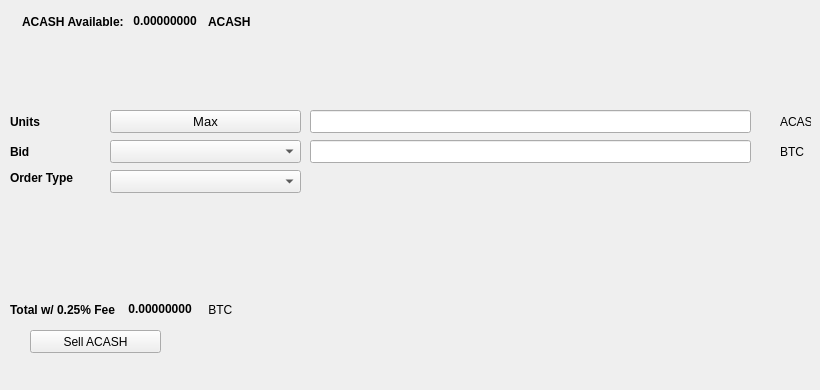
   <widget class="QWidget" name="SellTab">
    <attribute name="title">
     <string>Sell</string>
    </attribute>
    <widget class="QLabel" name="label_16">
     <property name="geometry">
      <rect>
       <x>780</x>
       <y>140</y>
       <width>31</width>
       <height>23</height>
      </rect>
     </property>
     <property name="text">
      <string>BTC</string>
     </property>
    </widget>
    <widget class="QComboBox" name="SellBidcomboBox">
     <property name="geometry">
      <rect>
       <x>110</x>
       <y>140</y>
       <width>191</width>
       <height>23</height>
      </rect>
     </property>
     <property name="font">
      <font>
       <pointsize>10</pointsize>
      </font>
     </property>
    </widget>
    <widget class="QLabel" name="label_18">
     <property name="geometry">
      <rect>
       <x>10</x>
       <y>110</y>
       <width>46</width>
       <height>23</height>
      </rect>
     </property>
     <property name="font">
      <font>
       <weight>75</weight>
       <bold>true</bold>
      </font>
     </property>
     <property name="text">
      <string>Units</string>
     </property>
    </widget>
    <widget class="QPushButton" name="Sell_Max_Amount">
     <property name="geometry">
      <rect>
       <x>110</x>
       <y>110</y>
       <width>191</width>
       <height>23</height>
      </rect>
     </property>
     <property name="font">
      <font>
       <pointsize>10</pointsize>
      </font>
     </property>
     <property name="text">
      <string>Max</string>
     </property>
    </widget>
    <widget class="QLabel" name="label_20">
     <property name="geometry">
      <rect>
       <x>10</x>
       <y>170</y>
       <width>91</width>
       <height>16</height>
      </rect>
     </property>
     <property name="font">
      <font>
       <weight>75</weight>
       <bold>true</bold>
      </font>
     </property>
     <property name="text">
      <string>Order Type</string>
     </property>
    </widget>
    <widget class="QComboBox" name="SellOrdertypeCombo">
     <property name="geometry">
      <rect>
       <x>110</x>
       <y>170</y>
       <width>191</width>
       <height>23</height>
      </rect>
     </property>
     <property name="font">
      <font>
       <pointsize>10</pointsize>
      </font>
     </property>
    </widget>
    <widget class="QLabel" name="label_21">
     <property name="geometry">
      <rect>
       <x>10</x>
       <y>140</y>
       <width>46</width>
       <height>23</height>
      </rect>
     </property>
     <property name="font">
      <font>
       <weight>75</weight>
       <bold>true</bold>
      </font>
     </property>
     <property name="text">
      <string>Bid</string>
     </property>
    </widget>
    <widget class="QLabel" name="label_22">
     <property name="geometry">
      <rect>
       <x>780</x>
       <y>110</y>
       <width>31</width>
       <height>23</height>
      </rect>
     </property>
     <property name="text">
      <string>ACASH</string>
     </property>
    </widget>
    <widget class="QLineEdit" name="UnitsInputACASH">
     <property name="geometry">
      <rect>
       <x>310</x>
       <y>110</y>
       <width>441</width>
       <height>23</height>
      </rect>
     </property>
     <property name="font">
      <font>
       <pointsize>9</pointsize>
       <weight>75</weight>
       <bold>true</bold>
      </font>
     </property>
    </widget>
    <widget class="QLineEdit" name="SellBidPriceEdit">
     <property name="geometry">
      <rect>
       <x>310</x>
       <y>140</y>
       <width>441</width>
       <height>23</height>
      </rect>
     </property>
     <property name="font">
      <font>
       <pointsize>9</pointsize>
       <weight>75</weight>
       <bold>true</bold>
      </font>
     </property>
    </widget>
    <widget class="QPushButton" name="SellACASHBTN">
     <property name="geometry">
      <rect>
       <x>30</x>
       <y>330</y>
       <width>131</width>
       <height>23</height>
      </rect>
     </property>
     <property name="text">
      <string>Sell ACASH</string>
     </property>
     <property name="icon">
      <iconset resource="../archain">
       <normaloff>:/icons/bitcoin</normaloff>:/icons/bitcoin</iconset>
     </property>
    </widget>
    <widget class="QWidget" name="layoutWidget3">
     <property name="geometry">
      <rect>
       <x>22</x>
       <y>12</y>
       <width>258</width>
       <height>19</height>
      </rect>
     </property>
     <layout class="QHBoxLayout" name="horizontalLayout">
      <item>
       <widget class="QLabel" name="label232_2">
        <property name="font">
         <font>
          <weight>75</weight>
          <bold>true</bold>
         </font>
        </property>
        <property name="text">
         <string>ACASH Available:</string>
        </property>
       </widget>
      </item>
      <item>
       <widget class="QLabel" name="ACASHAvailableLabel">
        <property name="palette">
         <palette>
          <active>
           <colorrole role="WindowText">
            <brush brushstyle="SolidPattern">
             <color alpha="255">
              <red>0</red>
              <green>0</green>
              <blue>0</blue>
             </color>
            </brush>
           </colorrole>
           <colorrole role="Button">
            <brush brushstyle="SolidPattern">
             <color alpha="255">
              <red>0</red>
              <green>170</green>
              <blue>0</blue>
             </color>
            </brush>
           </colorrole>
           <colorrole role="Light">
            <brush brushstyle="SolidPattern">
             <color alpha="255">
              <red>0</red>
              <green>255</green>
              <blue>0</blue>
             </color>
            </brush>
           </colorrole>
           <colorrole role="Midlight">
            <brush brushstyle="SolidPattern">
             <color alpha="255">
              <red>0</red>
              <green>212</green>
              <blue>0</blue>
             </color>
            </brush>
           </colorrole>
           <colorrole role="Dark">
            <brush brushstyle="SolidPattern">
             <color alpha="255">
              <red>0</red>
              <green>85</green>
              <blue>0</blue>
             </color>
            </brush>
           </colorrole>
           <colorrole role="Mid">
            <brush brushstyle="SolidPattern">
             <color alpha="255">
              <red>0</red>
              <green>113</green>
              <blue>0</blue>
             </color>
            </brush>
           </colorrole>
           <colorrole role="Text">
            <brush brushstyle="SolidPattern">
             <color alpha="255">
              <red>0</red>
              <green>170</green>
              <blue>0</blue>
             </color>
            </brush>
           </colorrole>
           <colorrole role="BrightText">
            <brush brushstyle="SolidPattern">
             <color alpha="255">
              <red>255</red>
              <green>255</green>
              <blue>255</blue>
             </color>
            </brush>
           </colorrole>
           <colorrole role="ButtonText">
            <brush brushstyle="SolidPattern">
             <color alpha="255">
              <red>0</red>
              <green>0</green>
              <blue>0</blue>
             </color>
            </brush>
           </colorrole>
           <colorrole role="Base">
            <brush brushstyle="SolidPattern">
             <color alpha="255">
              <red>255</red>
              <green>255</green>
              <blue>255</blue>
             </color>
            </brush>
           </colorrole>
           <colorrole role="Window">
            <brush brushstyle="SolidPattern">
             <color alpha="255">
              <red>0</red>
              <green>170</green>
              <blue>0</blue>
             </color>
            </brush>
           </colorrole>
           <colorrole role="Shadow">
            <brush brushstyle="SolidPattern">
             <color alpha="255">
              <red>0</red>
              <green>0</green>
              <blue>0</blue>
             </color>
            </brush>
           </colorrole>
           <colorrole role="AlternateBase">
            <brush brushstyle="SolidPattern">
             <color alpha="255">
              <red>127</red>
              <green>212</green>
              <blue>127</blue>
             </color>
            </brush>
           </colorrole>
           <colorrole role="ToolTipBase">
            <brush brushstyle="SolidPattern">
             <color alpha="255">
              <red>255</red>
              <green>255</green>
              <blue>220</blue>
             </color>
            </brush>
           </colorrole>
           <colorrole role="ToolTipText">
            <brush brushstyle="SolidPattern">
             <color alpha="255">
              <red>0</red>
              <green>0</green>
              <blue>0</blue>
             </color>
            </brush>
           </colorrole>
          </active>
          <inactive>
           <colorrole role="WindowText">
            <brush brushstyle="SolidPattern">
             <color alpha="255">
              <red>0</red>
              <green>0</green>
              <blue>0</blue>
             </color>
            </brush>
           </colorrole>
           <colorrole role="Button">
            <brush brushstyle="SolidPattern">
             <color alpha="255">
              <red>0</red>
              <green>170</green>
              <blue>0</blue>
             </color>
            </brush>
           </colorrole>
           <colorrole role="Light">
            <brush brushstyle="SolidPattern">
             <color alpha="255">
              <red>0</red>
              <green>255</green>
              <blue>0</blue>
             </color>
            </brush>
           </colorrole>
           <colorrole role="Midlight">
            <brush brushstyle="SolidPattern">
             <color alpha="255">
              <red>0</red>
              <green>212</green>
              <blue>0</blue>
             </color>
            </brush>
           </colorrole>
           <colorrole role="Dark">
            <brush brushstyle="SolidPattern">
             <color alpha="255">
              <red>0</red>
              <green>85</green>
              <blue>0</blue>
             </color>
            </brush>
           </colorrole>
           <colorrole role="Mid">
            <brush brushstyle="SolidPattern">
             <color alpha="255">
              <red>0</red>
              <green>113</green>
              <blue>0</blue>
             </color>
            </brush>
           </colorrole>
           <colorrole role="Text">
            <brush brushstyle="SolidPattern">
             <color alpha="255">
              <red>0</red>
              <green>170</green>
              <blue>0</blue>
             </color>
            </brush>
           </colorrole>
           <colorrole role="BrightText">
            <brush brushstyle="SolidPattern">
             <color alpha="255">
              <red>255</red>
              <green>255</green>
              <blue>255</blue>
             </color>
            </brush>
           </colorrole>
           <colorrole role="ButtonText">
            <brush brushstyle="SolidPattern">
             <color alpha="255">
              <red>0</red>
              <green>0</green>
              <blue>0</blue>
             </color>
            </brush>
           </colorrole>
           <colorrole role="Base">
            <brush brushstyle="SolidPattern">
             <color alpha="255">
              <red>255</red>
              <green>255</green>
              <blue>255</blue>
             </color>
            </brush>
           </colorrole>
           <colorrole role="Window">
            <brush brushstyle="SolidPattern">
             <color alpha="255">
              <red>0</red>
              <green>170</green>
              <blue>0</blue>
             </color>
            </brush>
           </colorrole>
           <colorrole role="Shadow">
            <brush brushstyle="SolidPattern">
             <color alpha="255">
              <red>0</red>
              <green>0</green>
              <blue>0</blue>
             </color>
            </brush>
           </colorrole>
           <colorrole role="AlternateBase">
            <brush brushstyle="SolidPattern">
             <color alpha="255">
              <red>127</red>
              <green>212</green>
              <blue>127</blue>
             </color>
            </brush>
           </colorrole>
           <colorrole role="ToolTipBase">
            <brush brushstyle="SolidPattern">
             <color alpha="255">
              <red>255</red>
              <green>255</green>
              <blue>220</blue>
             </color>
            </brush>
           </colorrole>
           <colorrole role="ToolTipText">
            <brush brushstyle="SolidPattern">
             <color alpha="255">
              <red>0</red>
              <green>0</green>
              <blue>0</blue>
             </color>
            </brush>
           </colorrole>
          </inactive>
          <disabled>
           <colorrole role="WindowText">
            <brush brushstyle="SolidPattern">
             <color alpha="255">
              <red>0</red>
              <green>85</green>
              <blue>0</blue>
             </color>
            </brush>
           </colorrole>
           <colorrole role="Button">
            <brush brushstyle="SolidPattern">
             <color alpha="255">
              <red>0</red>
              <green>170</green>
              <blue>0</blue>
             </color>
            </brush>
           </colorrole>
           <colorrole role="Light">
            <brush brushstyle="SolidPattern">
             <color alpha="255">
              <red>0</red>
              <green>255</green>
              <blue>0</blue>
             </color>
            </brush>
           </colorrole>
           <colorrole role="Midlight">
            <brush brushstyle="SolidPattern">
             <color alpha="255">
              <red>0</red>
              <green>212</green>
              <blue>0</blue>
             </color>
            </brush>
           </colorrole>
           <colorrole role="Dark">
            <brush brushstyle="SolidPattern">
             <color alpha="255">
              <red>0</red>
              <green>85</green>
              <blue>0</blue>
             </color>
            </brush>
           </colorrole>
           <colorrole role="Mid">
            <brush brushstyle="SolidPattern">
             <color alpha="255">
              <red>0</red>
              <green>113</green>
              <blue>0</blue>
             </color>
            </brush>
           </colorrole>
           <colorrole role="Text">
            <brush brushstyle="SolidPattern">
             <color alpha="255">
              <red>0</red>
              <green>85</green>
              <blue>0</blue>
             </color>
            </brush>
           </colorrole>
           <colorrole role="BrightText">
            <brush brushstyle="SolidPattern">
             <color alpha="255">
              <red>255</red>
              <green>255</green>
              <blue>255</blue>
             </color>
            </brush>
           </colorrole>
           <colorrole role="ButtonText">
            <brush brushstyle="SolidPattern">
             <color alpha="255">
              <red>0</red>
              <green>85</green>
              <blue>0</blue>
             </color>
            </brush>
           </colorrole>
           <colorrole role="Base">
            <brush brushstyle="SolidPattern">
             <color alpha="255">
              <red>0</red>
              <green>170</green>
              <blue>0</blue>
             </color>
            </brush>
           </colorrole>
           <colorrole role="Window">
            <brush brushstyle="SolidPattern">
             <color alpha="255">
              <red>0</red>
              <green>170</green>
              <blue>0</blue>
             </color>
            </brush>
           </colorrole>
           <colorrole role="Shadow">
            <brush brushstyle="SolidPattern">
             <color alpha="255">
              <red>0</red>
              <green>0</green>
              <blue>0</blue>
             </color>
            </brush>
           </colorrole>
           <colorrole role="AlternateBase">
            <brush brushstyle="SolidPattern">
             <color alpha="255">
              <red>0</red>
              <green>170</green>
              <blue>0</blue>
             </color>
            </brush>
           </colorrole>
           <colorrole role="ToolTipBase">
            <brush brushstyle="SolidPattern">
             <color alpha="255">
              <red>255</red>
              <green>255</green>
              <blue>220</blue>
             </color>
            </brush>
           </colorrole>
           <colorrole role="ToolTipText">
            <brush brushstyle="SolidPattern">
             <color alpha="255">
              <red>0</red>
              <green>0</green>
              <blue>0</blue>
             </color>
            </brush>
           </colorrole>
          </disabled>
         </palette>
        </property>
        <property name="font">
         <font>
          <weight>75</weight>
          <bold>true</bold>
         </font>
        </property>
        <property name="text">
         <string> 0.00000000 </string>
        </property>
        <property name="textInteractionFlags">
         <set>Qt::LinksAccessibleByMouse|Qt::TextSelectableByKeyboard|Qt::TextSelectableByMouse</set>
        </property>
       </widget>
      </item>
      <item>
       <widget class="QLabel" name="labelACASH">
        <property name="font">
         <font>
          <weight>75</weight>
          <bold>true</bold>
         </font>
        </property>
        <property name="text">
         <string>ACASH</string>
        </property>
       </widget>
      </item>
     </layout>
    </widget>
    <widget class="QWidget" name="layoutWidget">
     <property name="geometry">
      <rect>
       <x>10</x>
       <y>300</y>
       <width>268</width>
       <height>19</height>
      </rect>
     </property>
     <layout class="QHBoxLayout" name="horizontalLayout_2">
      <item>
       <widget class="QLabel" name="label_19">
        <property name="font">
         <font>
          <weight>75</weight>
          <bold>true</bold>
         </font>
        </property>
        <property name="text">
         <string>Total w/ 0.25% Fee </string>
        </property>
       </widget>
      </item>
      <item>
       <widget class="QLabel" name="SellCostLabel">
        <property name="palette">
         <palette>
          <active>
           <colorrole role="WindowText">
            <brush brushstyle="SolidPattern">
             <color alpha="255">
              <red>0</red>
              <green>0</green>
              <blue>0</blue>
             </color>
            </brush>
           </colorrole>
           <colorrole role="Button">
            <brush brushstyle="SolidPattern">
             <color alpha="255">
              <red>0</red>
              <green>170</green>
              <blue>0</blue>
             </color>
            </brush>
           </colorrole>
           <colorrole role="Light">
            <brush brushstyle="SolidPattern">
             <color alpha="255">
              <red>0</red>
              <green>255</green>
              <blue>0</blue>
             </color>
            </brush>
           </colorrole>
           <colorrole role="Midlight">
            <brush brushstyle="SolidPattern">
             <color alpha="255">
              <red>0</red>
              <green>212</green>
              <blue>0</blue>
             </color>
            </brush>
           </colorrole>
           <colorrole role="Dark">
            <brush brushstyle="SolidPattern">
             <color alpha="255">
              <red>0</red>
              <green>85</green>
              <blue>0</blue>
             </color>
            </brush>
           </colorrole>
           <colorrole role="Mid">
            <brush brushstyle="SolidPattern">
             <color alpha="255">
              <red>0</red>
              <green>113</green>
              <blue>0</blue>
             </color>
            </brush>
           </colorrole>
           <colorrole role="Text">
            <brush brushstyle="SolidPattern">
             <color alpha="255">
              <red>0</red>
              <green>170</green>
              <blue>0</blue>
             </color>
            </brush>
           </colorrole>
           <colorrole role="BrightText">
            <brush brushstyle="SolidPattern">
             <color alpha="255">
              <red>255</red>
              <green>255</green>
              <blue>255</blue>
             </color>
            </brush>
           </colorrole>
           <colorrole role="ButtonText">
            <brush brushstyle="SolidPattern">
             <color alpha="255">
              <red>0</red>
              <green>0</green>
              <blue>0</blue>
             </color>
            </brush>
           </colorrole>
           <colorrole role="Base">
            <brush brushstyle="SolidPattern">
             <color alpha="255">
              <red>255</red>
              <green>255</green>
              <blue>255</blue>
             </color>
            </brush>
           </colorrole>
           <colorrole role="Window">
            <brush brushstyle="SolidPattern">
             <color alpha="255">
              <red>0</red>
              <green>170</green>
              <blue>0</blue>
             </color>
            </brush>
           </colorrole>
           <colorrole role="Shadow">
            <brush brushstyle="SolidPattern">
             <color alpha="255">
              <red>0</red>
              <green>0</green>
              <blue>0</blue>
             </color>
            </brush>
           </colorrole>
           <colorrole role="AlternateBase">
            <brush brushstyle="SolidPattern">
             <color alpha="255">
              <red>127</red>
              <green>212</green>
              <blue>127</blue>
             </color>
            </brush>
           </colorrole>
           <colorrole role="ToolTipBase">
            <brush brushstyle="SolidPattern">
             <color alpha="255">
              <red>255</red>
              <green>255</green>
              <blue>220</blue>
             </color>
            </brush>
           </colorrole>
           <colorrole role="ToolTipText">
            <brush brushstyle="SolidPattern">
             <color alpha="255">
              <red>0</red>
              <green>0</green>
              <blue>0</blue>
             </color>
            </brush>
           </colorrole>
          </active>
          <inactive>
           <colorrole role="WindowText">
            <brush brushstyle="SolidPattern">
             <color alpha="255">
              <red>0</red>
              <green>0</green>
              <blue>0</blue>
             </color>
            </brush>
           </colorrole>
           <colorrole role="Button">
            <brush brushstyle="SolidPattern">
             <color alpha="255">
              <red>0</red>
              <green>170</green>
              <blue>0</blue>
             </color>
            </brush>
           </colorrole>
           <colorrole role="Light">
            <brush brushstyle="SolidPattern">
             <color alpha="255">
              <red>0</red>
              <green>255</green>
              <blue>0</blue>
             </color>
            </brush>
           </colorrole>
           <colorrole role="Midlight">
            <brush brushstyle="SolidPattern">
             <color alpha="255">
              <red>0</red>
              <green>212</green>
              <blue>0</blue>
             </color>
            </brush>
           </colorrole>
           <colorrole role="Dark">
            <brush brushstyle="SolidPattern">
             <color alpha="255">
              <red>0</red>
              <green>85</green>
              <blue>0</blue>
             </color>
            </brush>
           </colorrole>
           <colorrole role="Mid">
            <brush brushstyle="SolidPattern">
             <color alpha="255">
              <red>0</red>
              <green>113</green>
              <blue>0</blue>
             </color>
            </brush>
           </colorrole>
           <colorrole role="Text">
            <brush brushstyle="SolidPattern">
             <color alpha="255">
              <red>0</red>
              <green>170</green>
              <blue>0</blue>
             </color>
            </brush>
           </colorrole>
           <colorrole role="BrightText">
            <brush brushstyle="SolidPattern">
             <color alpha="255">
              <red>255</red>
              <green>255</green>
              <blue>255</blue>
             </color>
            </brush>
           </colorrole>
           <colorrole role="ButtonText">
            <brush brushstyle="SolidPattern">
             <color alpha="255">
              <red>0</red>
              <green>0</green>
              <blue>0</blue>
             </color>
            </brush>
           </colorrole>
           <colorrole role="Base">
            <brush brushstyle="SolidPattern">
             <color alpha="255">
              <red>255</red>
              <green>255</green>
              <blue>255</blue>
             </color>
            </brush>
           </colorrole>
           <colorrole role="Window">
            <brush brushstyle="SolidPattern">
             <color alpha="255">
              <red>0</red>
              <green>170</green>
              <blue>0</blue>
             </color>
            </brush>
           </colorrole>
           <colorrole role="Shadow">
            <brush brushstyle="SolidPattern">
             <color alpha="255">
              <red>0</red>
              <green>0</green>
              <blue>0</blue>
             </color>
            </brush>
           </colorrole>
           <colorrole role="AlternateBase">
            <brush brushstyle="SolidPattern">
             <color alpha="255">
              <red>127</red>
              <green>212</green>
              <blue>127</blue>
             </color>
            </brush>
           </colorrole>
           <colorrole role="ToolTipBase">
            <brush brushstyle="SolidPattern">
             <color alpha="255">
              <red>255</red>
              <green>255</green>
              <blue>220</blue>
             </color>
            </brush>
           </colorrole>
           <colorrole role="ToolTipText">
            <brush brushstyle="SolidPattern">
             <color alpha="255">
              <red>0</red>
              <green>0</green>
              <blue>0</blue>
             </color>
            </brush>
           </colorrole>
          </inactive>
          <disabled>
           <colorrole role="WindowText">
            <brush brushstyle="SolidPattern">
             <color alpha="255">
              <red>0</red>
              <green>85</green>
              <blue>0</blue>
             </color>
            </brush>
           </colorrole>
           <colorrole role="Button">
            <brush brushstyle="SolidPattern">
             <color alpha="255">
              <red>0</red>
              <green>170</green>
              <blue>0</blue>
             </color>
            </brush>
           </colorrole>
           <colorrole role="Light">
            <brush brushstyle="SolidPattern">
             <color alpha="255">
              <red>0</red>
              <green>255</green>
              <blue>0</blue>
             </color>
            </brush>
           </colorrole>
           <colorrole role="Midlight">
            <brush brushstyle="SolidPattern">
             <color alpha="255">
              <red>0</red>
              <green>212</green>
              <blue>0</blue>
             </color>
            </brush>
           </colorrole>
           <colorrole role="Dark">
            <brush brushstyle="SolidPattern">
             <color alpha="255">
              <red>0</red>
              <green>85</green>
              <blue>0</blue>
             </color>
            </brush>
           </colorrole>
           <colorrole role="Mid">
            <brush brushstyle="SolidPattern">
             <color alpha="255">
              <red>0</red>
              <green>113</green>
              <blue>0</blue>
             </color>
            </brush>
           </colorrole>
           <colorrole role="Text">
            <brush brushstyle="SolidPattern">
             <color alpha="255">
              <red>0</red>
              <green>85</green>
              <blue>0</blue>
             </color>
            </brush>
           </colorrole>
           <colorrole role="BrightText">
            <brush brushstyle="SolidPattern">
             <color alpha="255">
              <red>255</red>
              <green>255</green>
              <blue>255</blue>
             </color>
            </brush>
           </colorrole>
           <colorrole role="ButtonText">
            <brush brushstyle="SolidPattern">
             <color alpha="255">
              <red>0</red>
              <green>85</green>
              <blue>0</blue>
             </color>
            </brush>
           </colorrole>
           <colorrole role="Base">
            <brush brushstyle="SolidPattern">
             <color alpha="255">
              <red>0</red>
              <green>170</green>
              <blue>0</blue>
             </color>
            </brush>
           </colorrole>
           <colorrole role="Window">
            <brush brushstyle="SolidPattern">
             <color alpha="255">
              <red>0</red>
              <green>170</green>
              <blue>0</blue>
             </color>
            </brush>
           </colorrole>
           <colorrole role="Shadow">
            <brush brushstyle="SolidPattern">
             <color alpha="255">
              <red>0</red>
              <green>0</green>
              <blue>0</blue>
             </color>
            </brush>
           </colorrole>
           <colorrole role="AlternateBase">
            <brush brushstyle="SolidPattern">
             <color alpha="255">
              <red>0</red>
              <green>170</green>
              <blue>0</blue>
             </color>
            </brush>
           </colorrole>
           <colorrole role="ToolTipBase">
            <brush brushstyle="SolidPattern">
             <color alpha="255">
              <red>255</red>
              <green>255</green>
              <blue>220</blue>
             </color>
            </brush>
           </colorrole>
           <colorrole role="ToolTipText">
            <brush brushstyle="SolidPattern">
             <color alpha="255">
              <red>0</red>
              <green>0</green>
              <blue>0</blue>
             </color>
            </brush>
           </colorrole>
          </disabled>
         </palette>
        </property>
        <property name="font">
         <font>
          <weight>75</weight>
          <bold>true</bold>
         </font>
        </property>
        <property name="autoFillBackground">
         <bool>false</bool>
        </property>
        <property name="text">
         <string> 0.00000000</string>
        </property>
        <property name="textInteractionFlags">
         <set>Qt::LinksAccessibleByMouse|Qt::TextSelectableByMouse</set>
        </property>
       </widget>
      </item>
      <item>
       <widget class="QLabel" name="label_17">
        <property name="font">
         <font>
          <weight>50</weight>
          <bold>false</bold>
         </font>
        </property>
        <property name="text">
         <string> BTC</string>
        </property>
       </widget>
      </item>
     </layout>
    </widget>
    <widget class="QLabel" name="label_23">
     <property name="geometry">
      <rect>
       <x>460</x>
       <y>300</y>
       <width>281</width>
       <height>81</height>
      </rect>
     </property>
     <property name="text">
      <string/>
     </property>
     <property name="pixmap">
      <pixmap>:/images/bittrex</pixmap>
     </property>
    </widget>
   </widget>
